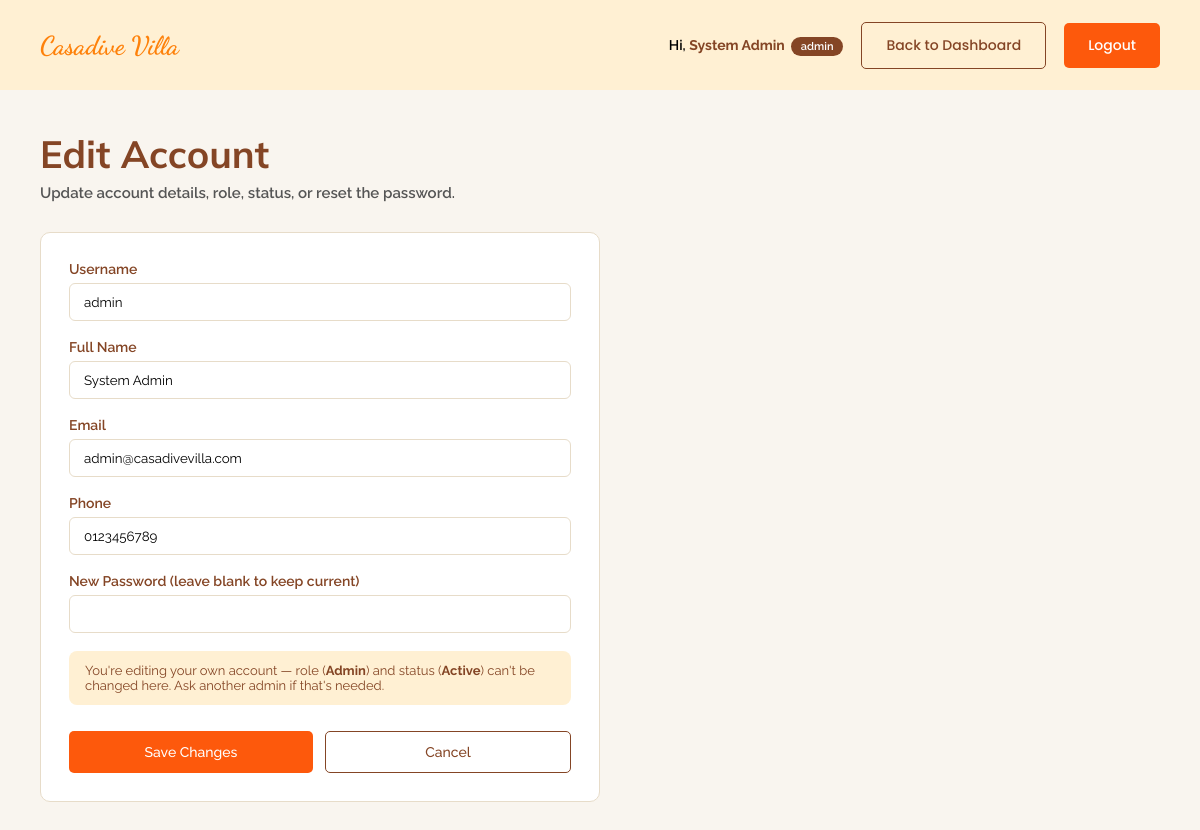
Page /user/manage_account.php?id=1 (signed in) on the committed database.
### tables this page shows
CREATE TABLE `user` (
  user_id         INT UNSIGNED AUTO_INCREMENT PRIMARY KEY,
  username        VARCHAR(50)  NOT NULL UNIQUE,
  password        VARCHAR(255) NOT NULL,
  fullname        VARCHAR(100) NOT NULL,
  email           VARCHAR(150) NOT NULL UNIQUE,
  phone           VARCHAR(20),
  role            ENUM('admin','staff') NOT NULL DEFAULT 'staff',
  profile_picture VARCHAR(255),
  status          ENUM('active','inactive','suspended') NOT NULL DEFAULT 'active',
  created_at      TIMESTAMP NOT NULL DEFAULT CURRENT_TIMESTAMP,
  updated_at      TIMESTAMP NOT NULL DEFAULT CURRENT_TIMESTAMP ON UPDATE CURRENT_TIMESTAMP
);

### user/manage_account.php (called while the page is built, shortened)
<?php
require_once __DIR__ . '/../includes/db.php';
require_once __DIR__ . '/../includes/auth.php';
$currentUser = current_user();
$editId = filter_input(INPUT_GET, 'id', FILTER_VALIDATE_INT) ?: null;
$editing = null;
if ($editId) {
    $stmt = $pdo->prepare('SELECT * FROM user WHERE user_id = :id');
    $stmt->execute(['id' => $editId]);
    $editing = $stmt->fetch();
}
$isSelfEdit = $editing && (int) $editing['user_id'] === (int) $currentUser['user_id'];
$old = [
    'username' => $editing['username'] ?? '',
    'fullname' => $editing['fullname'] ?? '',
    'email' => $editing['email'] ?? '',
    'phone' => $editing['phone'] ?? '',
    'role' => $editing['role'] ?? 'staff',
    'status' => $editing['status'] ?? 'active',
];
require __DIR__ . '/views/manage_account.view.php';

### includes/auth.php (called while the page is built, shortened)
<?php
function current_user(): array|false
{
    return $_SESSION['user'] ?? false;
}

### user/views/manage_account.view.php (the view, shortened to what this page needs)
<!DOCTYPE html>
<html lang="en">
<head>
<link rel="stylesheet" href="style/dashboard.css">
</head>
<body>
  <header class="dash-topbar">
    <div class="container">
      <div class="brand">Casadive Villa</div>
      <div class="dash-user">
        <span class="who">Hi, <strong><?= htmlspecialchars($currentUser['fullname']) ?></strong><span class="role-badge"><?= htmlspecialchars($currentUser['role']) ?></span></span>
        <a href="admin_dashboard.php" class="btn btn-outline">Back to Dashboard</a>
        <a href="logout.php" class="btn btn-primary">Logout</a>
      </div>
    </div>
  </header>
  <main class="dash-main">
    <div class="container">
      <h1 class="dash-heading"><?= $editing ? 'Edit Account' : 'Add Staff Account' ?></h1>
      <p class="dash-subheading"><?= $editing ? 'Update account details, role, status, or reset the password.' : 'Create a login for a new staff member (or admin).' ?></p>
      <section class="dash-section" style="max-width:560px;">
        <form method="post" style="display:flex;flex-direction:column;gap:18px;font-family:'Raleway',sans-serif;">
          <div>
            <label style="display:block;font-weight:600;font-size:14px;color:var(--brown-price);margin-bottom:6px;">Username</label>
            <input type="text" name="username" value="<?= htmlspecialchars($old['username']) ?>" style="width:100%;padding:10px 14px;border:1px solid var(--border);border-radius:6px;font-family:inherit;" required>
          </div>
          <div>
            <label style="display:block;font-weight:600;font-size:14px;color:var(--brown-price);margin-bottom:6px;">Full Name</label>
            <input type="text" name="fullname" value="<?= htmlspecialchars($old['fullname']) ?>" style="width:100%;padding:10px 14px;border:1px solid var(--border);border-radius:6px;font-family:inherit;" required>
          </div>
          <div>
            <label style="display:block;font-weight:600;font-size:14px;color:var(--brown-price);margin-bottom:6px;">Email</label>
            <input type="email" name="email" value="<?= htmlspecialchars($old['email']) ?>" style="width:100%;padding:10px 14px;border:1px solid var(--border);border-radius:6px;font-family:inherit;" required>
          </div>
          <div>
            <label style="display:block;font-weight:600;font-size:14px;color:var(--brown-price);margin-bottom:6px;">Phone</label>
            <input type="tel" name="phone" value="<?= htmlspecialchars($old['phone']) ?>" style="width:100%;padding:10px 14px;border:1px solid var(--border);border-radius:6px;font-family:inherit;">
          </div>
          <div>
            <label style="display:block;font-weight:600;font-size:14px;color:var(--brown-price);margin-bottom:6px;"><?= $editing ? 'New Password (leave blank to keep current)' : 'Password' ?></label>
            <input type="password" name="password" style="width:100%;padding:10px 14px;border:1px solid var(--border);border-radius:6px;font-family:inherit;" autocomplete="new-password" <?= $editing ? '' : 'required' ?>>
          </div>
          <?php if ($isSelfEdit): ?>
            <p style="background:var(--sand-light,#FFF0D3);border-radius:8px;padding:12px 16px;font-size:13px;color:var(--brown-price);">
              You're editing your own account — role (<strong><?= htmlspecialchars(ucfirst($old['role'])) ?></strong>) and status
              (<strong><?= htmlspecialchars(ucfirst($old['status'])) ?></strong>) can't be changed here. Ask another admin if that's needed.
            </p>
          <?php endif; ?>
          <div style="display:flex;gap:12px;margin-top:8px;">
            <button type="submit" class="btn btn-primary" style="flex:1;"><?= $editing ? 'Save Changes' : 'Create Account' ?></button>
            <a href="admin_dashboard.php" class="btn btn-outline" style="flex:1;text-align:center;">Cancel</a>
          </div>
        </form>
      </section>
    </div>
  </main>
</body>
</html>

### user/style/dashboard.css (style rules this page uses)
:root { --cream: #F9F5EF; --sand-light: #FFF0D3; --summary-bg: #FAF1DE; --card: #FFFFFF; --brown: #5B3A29; --brown-price: #844525; --orange: #FE810A; --orange-deep: #FD590C; --text: #000000; --border: #E7DCC9; }
* { box-sizing: border-box; margin:0; padding:0; }
body { background: var(--cream); color: var(--text); font-family: 'Poppins', sans-serif; }
a { color:inherit; text-decoration:none; }
button { font-family:inherit; cursor:pointer; border:none; }
.container { max-width: 1400px; margin: 0 auto; padding: 0 40px; }
.dash-topbar { background: var(--sand-light); position: sticky; top: 0; z-index: 100; }
.dash-topbar .container { display:flex; align-items:center; justify-content:space-between; height: 90px; gap: 20px; flex-wrap:wrap; }
.brand { font-family:'Dancing Script', cursive; font-weight:700; font-size: 26px; color: var(--orange); white-space:nowrap; }
.dash-user { display:flex; align-items:center; gap: 18px; }
.dash-user .who { font-family:'Raleway', sans-serif; font-weight:600; font-size: 14px; color:#000; }
.dash-user .who strong { color: var(--brown-price); }
.dash-user .role-badge { text-transform: capitalize; background: var(--brown-price); color:#fff; font-size: 11px; font-weight:600; padding: 3px 10px; border-radius: 50px; margin-left: 6px; }
.btn { display:inline-flex; align-items:center; justify-content:center; font-weight:500; border-radius:5px; padding: 12px 24px; font-size: 14px; transition: transform .15s ease; }
.btn-primary { background: var(--orange-deep); color:#fff; }
.btn-outline { background:transparent; color: var(--brown-price); border: 1px solid var(--brown-price); }
.dash-main { padding: 40px 0 80px; }
.dash-heading { font-family:'Mulish', sans-serif; font-weight:700; font-size: clamp(26px, 3.5vw, 38px); color: var(--brown-price); margin-bottom: 6px; }
.dash-subheading { font-family:'Raleway', sans-serif; font-weight:600; font-size: 15px; color:#555; margin-bottom: 30px; }
.dash-section { background: var(--card); border: 1px solid var(--border); border-radius: 10px; padding: 28px; margin-bottom: 32px; overflow-x:auto; }

### rows in the picture
user: fullname "System Admin", role "Admin", username "admin", email "admin@casadivevilla.com", phone "0123456789", status "Active"
